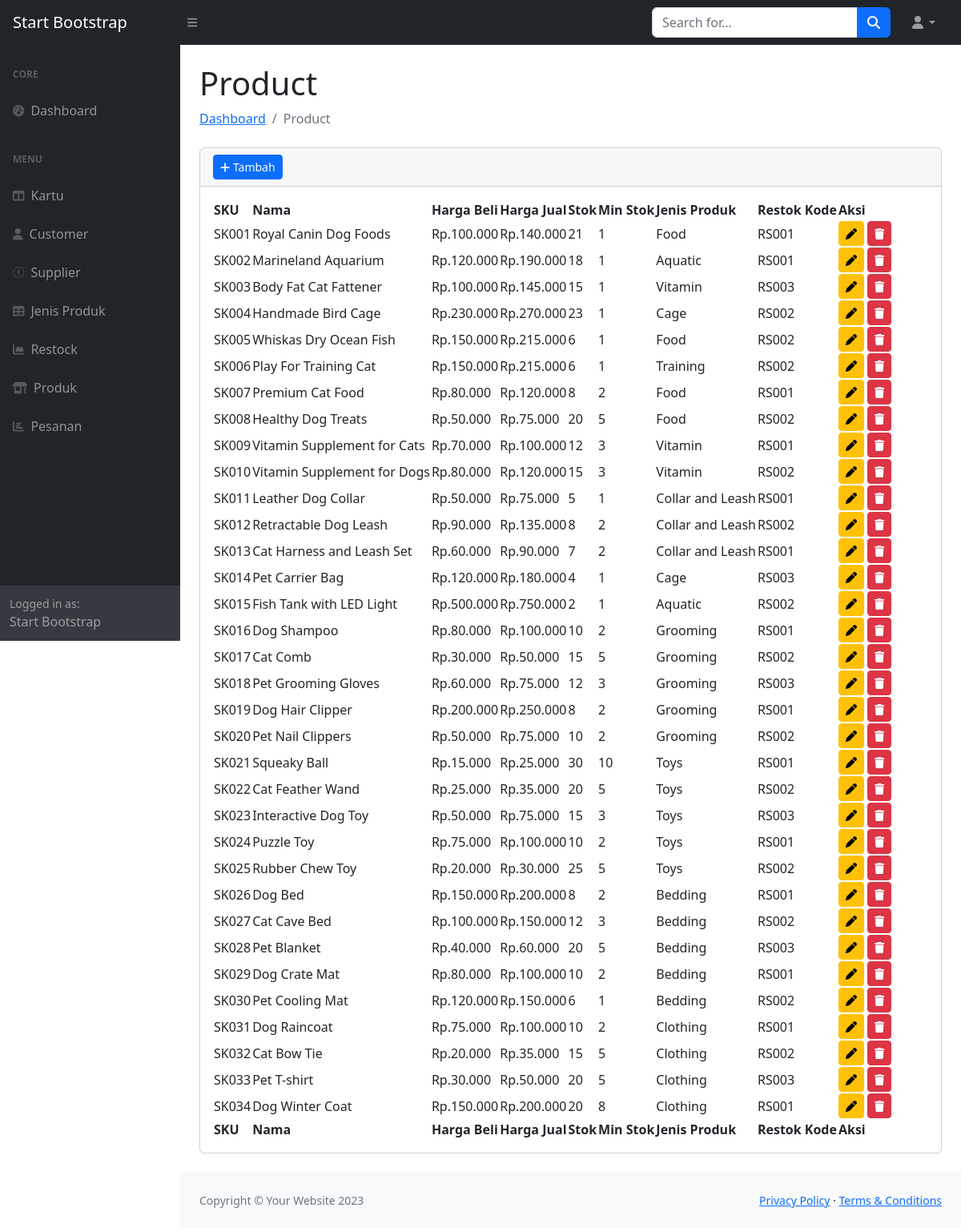
The app's page /admin/produk.php with its own data.
### tables this page shows
CREATE TABLE `product` (
  `id` int(11) NOT NULL,
  `sku` varchar(45) DEFAULT NULL,
  `name` varchar(45) DEFAULT NULL,
  `purchase_price` int(11) DEFAULT NULL,
  `sell_price` int(11) DEFAULT NULL,
  `stock` int(11) DEFAULT 0,
  `min_stock` int(11) DEFAULT 0,
  `product_type_id` int(11) NOT NULL,
  `restock_id` int(11) NOT NULL
);

CREATE TABLE `product_type` (
  `id` int(11) NOT NULL,
  `name` varchar(45) DEFAULT NULL
);

CREATE TABLE `restock` (
  `id` int(11) NOT NULL,
  `restock_number` varchar(45) DEFAULT NULL,
  `date` datetime DEFAULT NULL,
  `qty` int(11) DEFAULT NULL,
  `price` int(11) DEFAULT NULL,
  `supplier_id` int(11) NOT NULL
);

### admin/produk.php (the view, shortened to what this page needs)
<?php
require_once 'layouts/header.php';
require_once 'layouts/navbar.php';
?>
<main>
    <div class="container-fluid px-4">
        <h1 class="mt-4">Product</h1>
        <ol class="breadcrumb mb-4">
            <li class="breadcrumb-item"><a href="index.php">Dashboard</a></li>
            <li class="breadcrumb-item active">Product</li>
        </ol>
        <div class="card mb-4">
            <div class="card-header">
                <button type="button" class="btn btn-primary btn-sm" data-toggle="modal" data-target="#modalSaya">
                    <i class="fas fa-plus"></i> Tambah
                </button>
            </div>
            <div class="card-body">
                <table id="datatablesSimple">
                    <thead>
                        <tr>
                            <th>SKU</th>
                            <th>Nama</th>
                            <th>Harga Beli</th>
                            <th>Harga Jual</th>
                            <th>Stok</th>
                            <th>Min Stok</th>
                            <th>Jenis Produk</th>
                            <th>Restok Kode</th>
                            <th>Aksi</th>
                        </tr>
                    </thead>
                    <tfoot>
                        <tr>
                            <th>SKU</th>
                            <th>Nama</th>
                            <th>Harga Beli</th>
                            <th>Harga Jual</th>
                            <th>Stok</th>
                            <th>Min Stok</th>
                            <th>Jenis Produk</th>
                            <th>Restok Kode</th>
                            <th>Aksi</th>
                        </tr>
                    </tfoot>
                    <tbody>
                        <?php
                        $sql = "SELECT `product`.*, `product_type`.name AS product_type, `restock`.restock_number FROM `product` INNER JOIN `product_type` ON `product`.`product_type_id` = `product_type`.`id` INNER JOIN `restock` ON `product`.`restock_id` = `restock`.`id`";
                        $query = $dbh->prepare($sql);
                        $query->execute();
                        $result = $query->fetchAll();
                        if ($query->rowCount() > 0) {
                            foreach ($result as $row) { ?>
                                <tr>
                                    <td><?= $row['sku'] ?></td>
                                    <td><?= $row['name'] ?></td>
                                    <td>Rp.<?= number_format($row['purchase_price'], 0, ',', '.'); ?></td>
                                    <td>Rp.<?= number_format($row['sell_price'], 0, ',', '.'); ?></td>
                                    <td><?= $row['stock'] ?></td>
                                    <td><?= $row['min_stock'] ?></td>
                                    <td><?= $row['product_type'] ?></td>
                                    <td><?= $row['restock_number'] ?></td>
                                    <td>
                                        <a href="produk_edit.php?id=<?= $row['id'] ?>" class="btn btn-warning btn-sm"><i class="fas fa-pen"></i></a>
                                        <a href="?delete=<?= $row['id'] ?>" class="btn btn-danger btn-sm"><i class="fas fa-trash"></i></a>
                                    </td>
                                </tr>
                        <?php }
                        } else {
                            echo "
                            <tr>
                                <td colspan='9'>Tidak ada data</td>
                            </tr>
                            ";
                        }
                        ?>
                    </tbody>
                </table>
            </div>
        </div>
    </div>
</main>
<?php require_once 'layouts/footer.php' ?>

### records on screen
product: sku "SK001", name "Royal Canin Dog Foods", purchase_price "100.000", sell_price "140.000", stock "21", min_stock "1", product_type.name "Food", restock.restock_number "RS001"
product: sku "SK002", name "Marineland Aquarium", purchase_price "120.000", sell_price "190.000", stock "18", min_stock "1", product_type.name "Aquatic", restock.restock_number "RS001"
product: sku "SK003", name "Body Fat Cat Fattener", purchase_price "100.000", sell_price "145.000", stock "15", min_stock "1", product_type.name "Vitamin", restock.restock_number "RS003"
product: sku "SK004", name "Handmade Bird Cage", purchase_price "230.000", sell_price "270.000", stock "23", min_stock "1", product_type.name "Cage", restock.restock_number "RS002"
product: sku "SK005", name "Whiskas Dry Ocean Fish", purchase_price "150.000", sell_price "215.000", stock "6", min_stock "1", product_type.name "Food", restock.restock_number "RS002"
product: sku "SK006", name "Play For Training Cat", purchase_price "150.000", sell_price "215.000", stock "6", min_stock "1", product_type.name "Training", restock.restock_number "RS002"
product: sku "SK007", name "Premium Cat Food", purchase_price "80.000", sell_price "120.000", stock "8", min_stock "2", product_type.name "Food", restock.restock_number "RS001"
product: sku "SK008", name "Healthy Dog Treats", purchase_price "50.000", sell_price "75.000", stock "20", min_stock "5", product_type.name "Food", restock.restock_number "RS002"
product: sku "SK009", name "Vitamin Supplement for Cats", purchase_price "70.000", sell_price "100.000", stock "12", min_stock "3", product_type.name "Vitamin", restock.restock_number "RS001"
product: sku "SK010", name "Vitamin Supplement for Dogs", purchase_price "80.000", sell_price "120.000", stock "15", min_stock "3", product_type.name "Vitamin", restock.restock_number "RS002"
product: sku "SK011", name "Leather Dog Collar", purchase_price "50.000", sell_price "75.000", stock "5", min_stock "1", product_type.name "Collar and Leash", restock.restock_number "RS001"
product: sku "SK012", name "Retractable Dog Leash", purchase_price "90.000", sell_price "135.000", stock "8", min_stock "2", product_type.name "Collar and Leash", restock.restock_number "RS002"
product: sku "SK013", name "Cat Harness and Leash Set", purchase_price "60.000", sell_price "90.000", stock "7", min_stock "2", product_type.name "Collar and Leash", restock.restock_number "RS001"
product: sku "SK014", name "Pet Carrier Bag", purchase_price "120.000", sell_price "180.000", stock "4", min_stock "1", product_type.name "Cage", restock.restock_number "RS003"
product: sku "SK015", name "Fish Tank with LED Light", purchase_price "500.000", sell_price "750.000", stock "2", min_stock "1", product_type.name "Aquatic", restock.restock_number "RS002"
product: sku "SK016", name "Dog Shampoo", purchase_price "80.000", sell_price "100.000", stock "10", min_stock "2", product_type.name "Grooming", restock.restock_number "RS001"
product: sku "SK017", name "Cat Comb", purchase_price "30.000", sell_price "50.000", stock "15", min_stock "5", product_type.name "Grooming", restock.restock_number "RS002"
product: sku "SK018", name "Pet Grooming Gloves", purchase_price "60.000", sell_price "75.000", stock "12", min_stock "3", product_type.name "Grooming", restock.restock_number "RS003"
product: sku "SK019", name "Dog Hair Clipper", purchase_price "200.000", sell_price "250.000", stock "8", min_stock "2", product_type.name "Grooming", restock.restock_number "RS001"
product: sku "SK020", name "Pet Nail Clippers", purchase_price "50.000", sell_price "75.000", stock "10", min_stock "2", product_type.name "Grooming", restock.restock_number "RS002"
product: sku "SK021", name "Squeaky Ball", purchase_price "15.000", sell_price "25.000", stock "30", min_stock "10", product_type.name "Toys", restock.restock_number "RS001"
product: sku "SK022", name "Cat Feather Wand", purchase_price "25.000", sell_price "35.000", stock "20", min_stock "5", product_type.name "Toys", restock.restock_number "RS002"
product: sku "SK023", name "Interactive Dog Toy", purchase_price "50.000", sell_price "75.000", stock "15", min_stock "3", product_type.name "Toys", restock.restock_number "RS003"
product: sku "SK024", name "Puzzle Toy", purchase_price "75.000", sell_price "100.000", stock "10", min_stock "2", product_type.name "Toys", restock.restock_number "RS001"
product: sku "SK025", name "Rubber Chew Toy", purchase_price "20.000", sell_price "30.000", stock "25", min_stock "5", product_type.name "Toys", restock.restock_number "RS002"
product: sku "SK026", name "Dog Bed", purchase_price "150.000", sell_price "200.000", stock "8", min_stock "2", product_type.name "Bedding", restock.restock_number "RS001"
product: sku "SK027", name "Cat Cave Bed", purchase_price "100.000", sell_price "150.000", stock "12", min_stock "3", product_type.name "Bedding", restock.restock_number "RS002"
product: sku "SK028", name "Pet Blanket", purchase_price "40.000", sell_price "60.000", stock "20", min_stock "5", product_type.name "Bedding", restock.restock_number "RS003"
product: sku "SK029", name "Dog Crate Mat", purchase_price "80.000", sell_price "100.000", stock "10", min_stock "2", product_type.name "Bedding", restock.restock_number "RS001"
product: sku "SK030", name "Pet Cooling Mat", purchase_price "120.000", sell_price "150.000", stock "6", min_stock "1", product_type.name "Bedding", restock.restock_number "RS002"
product: sku "SK031", name "Dog Raincoat", purchase_price "75.000", sell_price "100.000", stock "10", min_stock "2", product_type.name "Clothing", restock.restock_number "RS001"
product: sku "SK032", name "Cat Bow Tie", purchase_price "20.000", sell_price "35.000", stock "15", min_stock "5", product_type.name "Clothing", restock.restock_number "RS002"
product: sku "SK033", name "Pet T-shirt", purchase_price "30.000", sell_price "50.000", stock "20", min_stock "5", product_type.name "Clothing", restock.restock_number "RS003"
product: sku "SK034", name "Dog Winter Coat", purchase_price "150.000", sell_price "200.000", stock "20", min_stock "8", product_type.name "Clothing", restock.restock_number "RS001"
